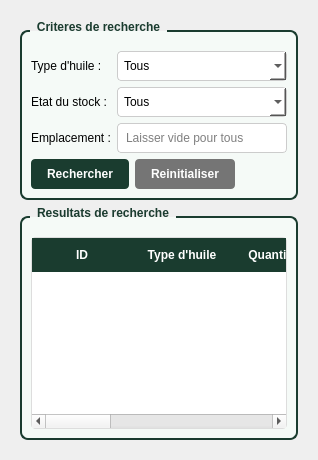
      <widget class="QWidget" name="tabRecherche">
       <attribute name="title">
        <string>Recherche</string>
       </attribute>
       <layout class="QVBoxLayout" name="verticalLayout_3">
        <property name="leftMargin">
         <number>20</number>
        </property>
        <property name="topMargin">
         <number>20</number>
        </property>
        <property name="rightMargin">
         <number>20</number>
        </property>
        <property name="bottomMargin">
         <number>20</number>
        </property>
        <item>
         <widget class="QGroupBox" name="groupCriteres">
          <property name="styleSheet">
           <string notr="true">QGroupBox {
    font-weight: bold;
    border: 2px solid #1A3C2F;
    border-radius: 8px;
    margin-top: 10px;
    padding-top: 10px;
    background-color: #F5FAF7;
}
QGroupBox::title {
    subcontrol-origin: margin;
    left: 10px;
    padding: 0 5px;
    color: #1A3C2F;
}</string>
          </property>
          <property name="title">
           <string>Criteres de recherche</string>
          </property>
          <layout class="QGridLayout" name="gridLayoutRecherche">
           <item row="0" column="0">
            <widget class="QLabel" name="labelRechType">
             <property name="text">
              <string>Type d'huile :</string>
             </property>
            </widget>
           </item>
           <item row="0" column="1">
            <widget class="QComboBox" name="comboRechercheType">
             <property name="styleSheet">
              <string notr="true">QComboBox {
    border: 1px solid #ccc;
    border-radius: 4px;
    padding: 6px;
    background: white;
}</string>
             </property>
             <item>
              <property name="text">
               <string>Tous</string>
              </property>
             </item>
             <item>
              <property name="text">
               <string>Extra vierge</string>
              </property>
             </item>
             <item>
              <property name="text">
               <string>Vierge</string>
              </property>
             </item>
             <item>
              <property name="text">
               <string>Lampante</string>
              </property>
             </item>
            </widget>
           </item>
           <item row="1" column="0">
            <widget class="QLabel" name="labelRechEtat">
             <property name="text">
              <string>Etat du stock :</string>
             </property>
            </widget>
           </item>
           <item row="1" column="1">
            <widget class="QComboBox" name="comboRechercheEtat">
             <property name="styleSheet">
              <string notr="true">QComboBox {
    border: 1px solid #ccc;
    border-radius: 4px;
    padding: 6px;
    background: white;
}</string>
             </property>
             <item>
              <property name="text">
               <string>Tous</string>
              </property>
             </item>
             <item>
              <property name="text">
               <string>En stock</string>
              </property>
             </item>
             <item>
              <property name="text">
               <string>Stock faible</string>
              </property>
             </item>
             <item>
              <property name="text">
               <string>Rupture</string>
              </property>
             </item>
            </widget>
           </item>
           <item row="2" column="0">
            <widget class="QLabel" name="labelRechEmpl">
             <property name="text">
              <string>Emplacement :</string>
             </property>
            </widget>
           </item>
           <item row="2" column="1">
            <widget class="QLineEdit" name="lineRechercheEmplacement">
             <property name="styleSheet">
              <string notr="true">QLineEdit {
    border: 1px solid #ccc;
    border-radius: 4px;
    padding: 6px;
    background: white;
}</string>
             </property>
             <property name="placeholderText">
              <string>Laisser vide pour tous</string>
             </property>
            </widget>
           </item>
           <item row="3" column="0" colspan="2">
            <layout class="QHBoxLayout" name="layoutBtnRecherche">
             <item>
              <widget class="QPushButton" name="btnRechercher">
               <property name="styleSheet">
                <string notr="true">QPushButton {
    background-color: #1A3C2F;
    color: white;
    border: none;
    padding: 8px 16px;
    border-radius: 4px;
    font-weight: bold;
}
QPushButton:hover {
    background-color: #234D3D;
}</string>
               </property>
               <property name="text">
                <string>Rechercher</string>
               </property>
              </widget>
             </item>
             <item>
              <widget class="QPushButton" name="btnReinitialiser">
               <property name="styleSheet">
                <string notr="true">QPushButton {
    background-color: #757575;
    color: white;
    border: none;
    padding: 8px 16px;
    border-radius: 4px;
    font-weight: bold;
}
QPushButton:hover {
    background-color: #9e9e9e;
}</string>
               </property>
               <property name="text">
                <string>Reinitialiser</string>
               </property>
              </widget>
             </item>
             <item>
              <spacer name="horizontalSpacer_3">
               <property name="orientation">
                <enum>Qt::Orientation::Horizontal</enum>
               </property>
               <property name="sizeHint" stdset="0">
                <size>
                 <width>40</width>
                 <height>20</height>
                </size>
               </property>
              </spacer>
             </item>
            </layout>
           </item>
          </layout>
         </widget>
        </item>
        <item>
         <widget class="QGroupBox" name="groupResultats">
          <property name="styleSheet">
           <string notr="true">QGroupBox {
    font-weight: bold;
    border: 2px solid #1A3C2F;
    border-radius: 8px;
    margin-top: 10px;
    padding-top: 10px;
    background-color: #F5FAF7;
}
QGroupBox::title {
    subcontrol-origin: margin;
    left: 10px;
    padding: 0 5px;
    color: #1A3C2F;
}</string>
          </property>
          <property name="title">
           <string>Resultats de recherche</string>
          </property>
          <layout class="QVBoxLayout" name="layoutResultats">
           <item>
            <widget class="QTableWidget" name="tableResultats">
             <property name="styleSheet">
              <string notr="true">QTableWidget {
    border: 1px solid #ddd;
    border-radius: 4px;
    gridline-color: #e0e0e0;
}
QHeaderView::section {
    background-color: #1A3C2F;
    color: white;
    padding: 8px;
    border: none;
    font-weight: bold;
}</string>
             </property>
             <property name="alternatingRowColors">
              <bool>true</bool>
             </property>
             <property name="selectionBehavior">
              <enum>QAbstractItemView::SelectionBehavior::SelectRows</enum>
             </property>
             <column>
              <property name="text">
               <string>ID</string>
              </property>
             </column>
             <column>
              <property name="text">
               <string>Type d'huile</string>
              </property>
             </column>
             <column>
              <property name="text">
               <string>Quantite (L)</string>
              </property>
             </column>
             <column>
              <property name="text">
               <string>Seuil</string>
              </property>
             </column>
             <column>
              <property name="text">
               <string>Date MAJ</string>
              </property>
             </column>
             <column>
              <property name="text">
               <string>Emplacement</string>
              </property>
             </column>
             <column>
              <property name="text">
               <string>Etat</string>
              </property>
             </column>
            </widget>
           </item>
          </layout>
         </widget>
        </item>
       </layout>
      </widget>
